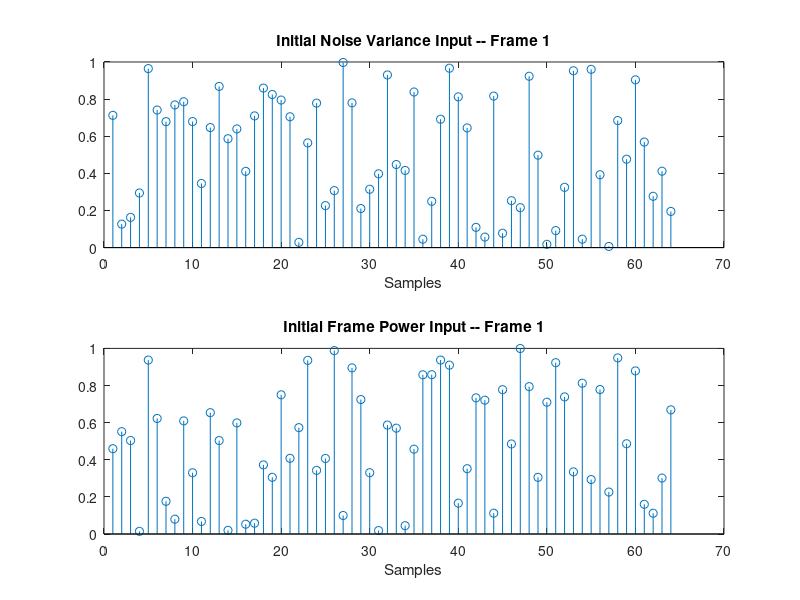

This figure's MATLAB source:
% PostSNR Simulink Model Initialization Fcn
%
%
% This function is called to declare variables and their required memory
% allocation for the Simulink Posteriori SNR Verification Model.

% Copyright 2019 Audio Logic
%
% THE SOFTWARE IS PROVIDED "AS IS", WITHOUT WARRANTY OF ANY KIND, EXPRESS OR IMPLIED,
% INCLUDING BUT NOT LIMITED TO THE WARRANTIES OF MERCHANTABILITY, FITNESS FOR A PARTICULAR
% PURPOSE AND NONINFRINGEMENT. IN NO EVENT SHALL THE AUTHORS OR COPYRIGHT HOLDERS BE LIABLE
% FOR ANY CLAIM, DAMAGES OR OTHER LIABILITY, WHETHER IN AN ACTION OF CONTRACT, TORT OR OTHERWISE,
% ARISING FROM, OUT OF OR IN CONNECTION WITH THE SOFTWARE OR THE USE OR OTHER DEALINGS IN THE SOFTWARE.
%
% Justin P Williams
% Audio Logic
% 985 Technology Blvd
% Bozeman, MT 59718
% support@flatearthinc.com

% Variable Declaration
FFT_size = 64;
nSamp = 6;
Fs = 48000;
Ts = 1/Fs;

t = 0 : Ts : (nSamp - 1)*Ts;
t = t';

noiseVariance = rand([6, FFT_size]);
framePower    = rand([6, FFT_size]);
noiseVarianceSim = [t, noiseVariance];
framePowerSim    = [t, framePower];
postSNRa = min(framePower./noiseVariance,40);

figure(1);
subplot(211);
stem(noiseVariance(1,:)); xlabel('Samples'); title('Initial Noise Variance Input -- Frame 1');
subplot(212);
stem(framePower(1,:));    xlabel('Samples'); title('Initial Frame Power Input -- Frame 1');
print('postSNR_Inputs', '-djpeg');
% THERE IS NO BLOCK DELAY FOR POSTSNR REEE
